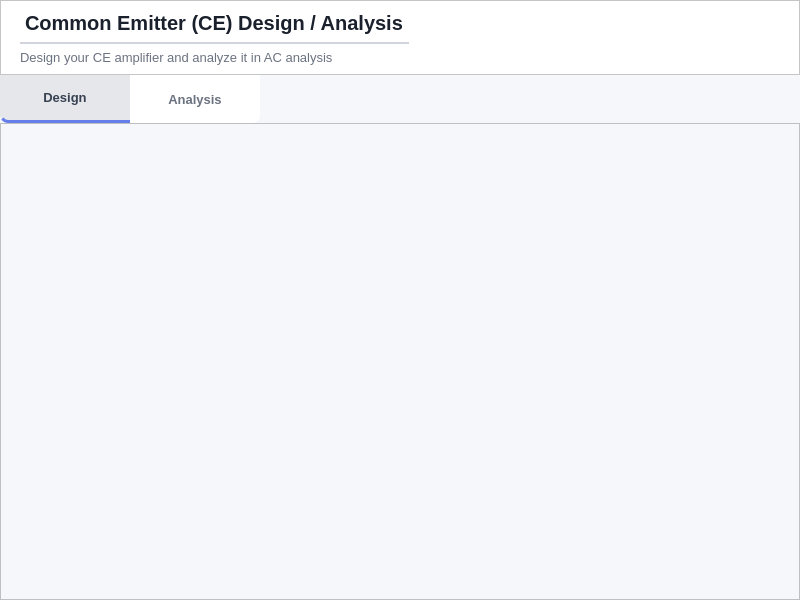
<?xml version="1.0" encoding="UTF-8"?>
<ui version="4.0">
 <class>Form</class>
 <widget class="QWidget" name="Form">
  <property name="geometry">
   <rect>
    <x>0</x>
    <y>0</y>
    <width>800</width>
    <height>600</height>
   </rect>
  </property>
  <property name="windowTitle">
   <string>Form</string>
  </property>
  <property name="styleSheet">
   <string notr="true">background-color: #f5f7fa;</string>
  </property>
  <layout class="QVBoxLayout" name="verticalLayout">
   <property name="spacing">
    <number>0</number>
   </property>
   <property name="leftMargin">
    <number>0</number>
   </property>
   <property name="topMargin">
    <number>0</number>
   </property>
   <property name="rightMargin">
    <number>0</number>
   </property>
   <property name="bottomMargin">
    <number>0</number>
   </property>
   <item>
    <widget class="QFrame" name="topBarFrame">
     <property name="sizePolicy">
      <sizepolicy hsizetype="Preferred" vsizetype="Fixed">
       <horstretch>0</horstretch>
       <verstretch>0</verstretch>
      </sizepolicy>
     </property>
     <property name="minimumSize">
      <size>
       <width>0</width>
       <height>70</height>
      </size>
     </property>
     <property name="maximumSize">
      <size>
       <width>16777215</width>
       <height>75</height>
      </size>
     </property>
     <property name="styleSheet">
      <string notr="true">background-color: white;</string>
     </property>
     <property name="frameShape">
      <enum>QFrame::Shape::StyledPanel</enum>
     </property>
     <layout class="QGridLayout" name="gridLayout_2">
      <item row="0" column="0">
       <spacer name="horizontalSpacer_4">
        <property name="orientation">
         <enum>Qt::Orientation::Horizontal</enum>
        </property>
        <property name="sizeType">
         <enum>QSizePolicy::Policy::Fixed</enum>
        </property>
        <property name="sizeHint" stdset="0">
         <size>
          <width>10</width>
          <height>20</height>
         </size>
        </property>
       </spacer>
      </item>
      <item row="0" column="1">
       <layout class="QVBoxLayout" name="verticalLayout_2">
        <property name="spacing">
         <number>20</number>
        </property>
        <property name="topMargin">
         <number>0</number>
        </property>
        <property name="bottomMargin">
         <number>0</number>
        </property>
        <item>
         <widget class="QLabel" name="labelTitle">
          <property name="sizePolicy">
           <sizepolicy hsizetype="Maximum" vsizetype="Fixed">
            <horstretch>0</horstretch>
            <verstretch>0</verstretch>
           </sizepolicy>
          </property>
          <property name="minimumSize">
           <size>
            <width>200</width>
            <height>34</height>
           </size>
          </property>
          <property name="styleSheet">
           <string notr="true">QLabel {
    font-size: 20px;
    font-weight: 900;
    color: #1a202c;
    background: transparent;

    border: none;
    border-bottom: 2px solid #d1d5db;  /* clean soft grey */
    padding-bottom: 6px;
}</string>
          </property>
          <property name="text">
           <string>Common Emitter (CE) Design / Analysis</string>
          </property>
         </widget>
        </item>
        <item>
         <widget class="QLabel" name="labelSubTitle">
          <property name="minimumSize">
           <size>
            <width>0</width>
            <height>0</height>
           </size>
          </property>
          <property name="styleSheet">
           <string notr="true">QLabel {
    font-size: 13px;
    font-weight: 400;
    color: #6b7280;   /* soft grey */
    background: transparent;
}</string>
          </property>
          <property name="text">
           <string>Design your CE amplifier and analyze it in AC analysis</string>
          </property>
         </widget>
        </item>
       </layout>
      </item>
      <item row="0" column="3">
       <spacer name="horizontalSpacer">
        <property name="orientation">
         <enum>Qt::Orientation::Horizontal</enum>
        </property>
        <property name="sizeType">
         <enum>QSizePolicy::Policy::MinimumExpanding</enum>
        </property>
        <property name="sizeHint" stdset="0">
         <size>
          <width>40</width>
          <height>20</height>
         </size>
        </property>
       </spacer>
      </item>
     </layout>
    </widget>
   </item>
   <item>
    <layout class="QHBoxLayout" name="horizontalLayout">
     <property name="spacing">
      <number>0</number>
     </property>
     <property name="sizeConstraint">
      <enum>QLayout::SizeConstraint::SetDefaultConstraint</enum>
     </property>
     <item>
      <widget class="QPushButton" name="buttonDesign">
       <property name="minimumSize">
        <size>
         <width>130</width>
         <height>48</height>
        </size>
       </property>
       <property name="maximumSize">
        <size>
         <width>16777215</width>
         <height>16777215</height>
        </size>
       </property>
       <property name="cursor">
        <cursorShape>PointingHandCursor</cursorShape>
       </property>
       <property name="styleSheet">
        <string notr="true">QPushButton {
    background-color: #ffffff;
    border: none;
    
    /* Only the bottom-left is rounded */
    border-bottom-left-radius: 8px;
    border-top-left-radius: 0px;
    border-top-right-radius: 0px;
    border-bottom-right-radius: 0px;

    color: #6b7280;
    font-size: 13px;
    font-weight: 500;
    padding: 8px 14px;
    text-align: center;
}

/* Hover */
QPushButton:hover {
    background-color: #f9fafb;
    color: #667EEA;
}

/* While clicking */
QPushButton:pressed {
    background-color: transparent;
}

/* Selected (persistent state) */
QPushButton:checked {
    background-color: #e5e7eb;
    color: #374151;
    font-weight: 600;

    /* The blue line will now follow the bottom-left curve */
    border-bottom: 3px solid #667EEA;
}</string>
       </property>
       <property name="text">
        <string>Design</string>
       </property>
       <property name="checkable">
        <bool>true</bool>
       </property>
       <property name="checked">
        <bool>true</bool>
       </property>
       <attribute name="buttonGroup">
        <string notr="true">buttonGroup</string>
       </attribute>
      </widget>
     </item>
     <item>
      <widget class="QPushButton" name="buttonAnalysis">
       <property name="sizePolicy">
        <sizepolicy hsizetype="Minimum" vsizetype="Fixed">
         <horstretch>0</horstretch>
         <verstretch>0</verstretch>
        </sizepolicy>
       </property>
       <property name="minimumSize">
        <size>
         <width>130</width>
         <height>48</height>
        </size>
       </property>
       <property name="maximumSize">
        <size>
         <width>16777215</width>
         <height>16777215</height>
        </size>
       </property>
       <property name="cursor">
        <cursorShape>PointingHandCursor</cursorShape>
       </property>
       <property name="styleSheet">
        <string notr="true">QPushButton {
    background-color: #ffffff;
    border: none;
    
    /* Only the bottom-right is rounded now */
    border-bottom-right-radius: 8px;
    border-bottom-left-radius: 0px;
    border-top-left-radius: 0px;
    border-top-right-radius: 0px;

    color: #6b7280;
    font-size: 13px;
    font-weight: 500;
    padding: 8px 14px;
    text-align: center;
}

/* Hover */
QPushButton:hover {
    background-color: #f9fafb;
    color: #667EEA;
}

/* While clicking */
QPushButton:pressed {
    background-color: transparent;
}

/* Selected (persistent state) */
QPushButton:checked {
    background-color: #e5e7eb;
    color: #374151;
    font-weight: 600;

    /* Re-stating the radius here ensures the blue line follows the bottom-right curve */
    border-bottom-right-radius: 8px;
    border-bottom: 3px solid #667EEA;
}</string>
       </property>
       <property name="text">
        <string>Analysis</string>
       </property>
       <property name="checkable">
        <bool>true</bool>
       </property>
       <property name="checked">
        <bool>false</bool>
       </property>
       <attribute name="buttonGroup">
        <string notr="true">buttonGroup</string>
       </attribute>
      </widget>
     </item>
     <item>
      <spacer name="horizontalSpacer_2">
       <property name="orientation">
        <enum>Qt::Orientation::Horizontal</enum>
       </property>
       <property name="sizeHint" stdset="0">
        <size>
         <width>40</width>
         <height>20</height>
        </size>
       </property>
      </spacer>
     </item>
    </layout>
   </item>
   <item>
    <widget class="QScrollArea" name="scrollArea">
     <property name="styleSheet">
      <string notr="true">QScrollArea {
    background-color: #f5f7fa;
    border: none;
}

QScrollArea &gt; QWidget &gt; QWidget {
    background-color: #f5f7fa;
}

/* ── Vertical ── */
QScrollBar:vertical {
    background: #e9ebf0;
    width: 8px;
    border-radius: 4px;
    margin: 0px;
}

QScrollBar::handle:vertical {
    background: #b0b8c8;
    border-radius: 4px;
    min-height: 30px;
}

QScrollBar::handle:vertical:hover {
    background: #8e99ad;
}

QScrollBar::add-line:vertical,
QScrollBar::sub-line:vertical {
    height: 0px;
}

QScrollBar::add-page:vertical,
QScrollBar::sub-page:vertical {
    background: none;
}

/* ── Horizontal ── */
QScrollBar:horizontal {
    background: #e9ebf0;
    height: 8px;
    border-radius: 4px;
    margin: 0px;
}

QScrollBar::handle:horizontal {
    background: #b0b8c8;
    border-radius: 4px;
    min-width: 30px;
}

QScrollBar::handle:horizontal:hover {
    background: #8e99ad;
}

QScrollBar::add-line:horizontal,
QScrollBar::sub-line:horizontal {
    width: 0px;
}

QScrollBar::add-page:horizontal,
QScrollBar::sub-page:horizontal {
    background: none;
}</string>
     </property>
     <property name="widgetResizable">
      <bool>true</bool>
     </property>
     <widget class="QWidget" name="scrollAreaWidgetContents">
      <property name="geometry">
       <rect>
        <x>0</x>
        <y>0</y>
        <width>800</width>
        <height>475</height>
       </rect>
      </property>
      <layout class="QHBoxLayout" name="horizontalLayout_2">
       <item>
        <widget class="QStackedWidget" name="stackedWidget">
         <property name="currentIndex">
          <number>1</number>
         </property>
         <widget class="QWidget" name="page0Design"/>
         <widget class="QWidget" name="page1Analysis"/>
        </widget>
       </item>
      </layout>
     </widget>
    </widget>
   </item>
  </layout>
 </widget>
 <resources/>
 <connections/>
 <buttongroups>
  <buttongroup name="buttonGroup"/>
 </buttongroups>
</ui>
